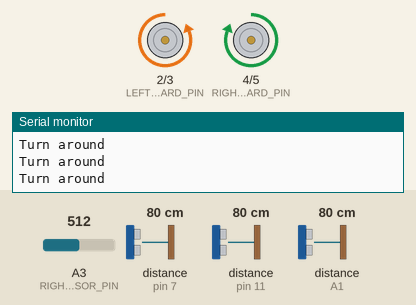
A program run on a simulated Arduino Uno, built with avr-gcc and run on an emulated ATmega328P. Parts: motor-driver pin pairs drawn as motors (green arrow = first pin HIGH = forward, orange = second pin HIGH = backward, longer = more drive), the last lines printed to the serial monitor. Wiring (inferred from the names in the program): 3 × ultrasonic range finder: trigger pin 6, echo pin 7 / trigger pin 10, echo pin 11 / trigger A0, echo A1. Inputs (shaded band) come from the test bench; at power-on: distance to the obstacle (sensors on pin 11, pin 7, A1) 80 cm, A3 (RIGHT_LINE_SENSOR_PIN) = 512. The echo pulse lasts 58.3 µs per cm.

Above: at 3.2 s.
3.3 s: distance to the obstacle (sensor on pin 11) set to 55 cm
6.3 s: distance to the obstacle (sensor on pin 11) set to 46 cm
At 6.9 s:
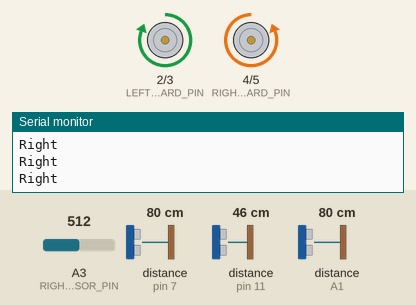
7.8 s: distance to the obstacle (sensor on pin 7) set to 57 cm
9.3 s: distance to the obstacle (sensor on pin 7) set to 47 cm
At 10.5 s:
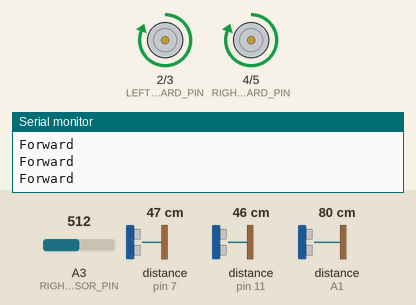
10.8 s: A3 (RIGHT_LINE_SENSOR_PIN) set to 105
12.3 s: A3 (RIGHT_LINE_SENSOR_PIN) set to 91
At 12.8 s:
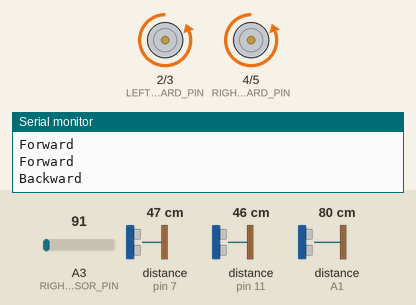
Timing chart, 0 to 14.8 s (numbered marks = the images above; inputs shaded):
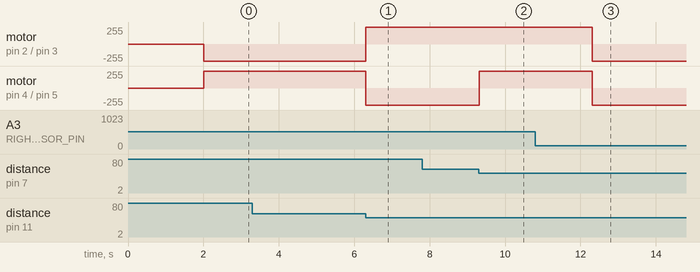

Measured:
- the behaviour switches between 52 and 51 cm on distance to the obstacle (sensor on pin 11) (found by bisection; images 0 and 1)
- the behaviour switches between 52 and 51 cm on distance to the obstacle (sensor on pin 7) (found by bisection; images 1 and 2)
- the behaviour switches between 100 and 99 on A3 (RIGHT_LINE_SENSOR_PIN) (found by bisection; images 2 and 3)
- after the input at 6.3 s, motor on pin 2 (LEFT_MOTOR_FORWARD_PIN) / pin 3 (LEFT_MOTOR_BACKWARD_PIN): backward 255/255 → forward 255/255 at once; motor on pin 4 (RIGHT_MOTOR_FORWARD_PIN) / pin 5 (RIGHT_MOTOR_BACKWARD_PIN): forward 255/255 → backward 255/255 at once
- after the input at 9.3 s, motor on pin 4 (RIGHT_MOTOR_FORWARD_PIN) / pin 5 (RIGHT_MOTOR_BACKWARD_PIN): backward 255/255 → forward 255/255 at once
- after the input at 12.3 s, motor on pin 2 (LEFT_MOTOR_FORWARD_PIN) / pin 3 (LEFT_MOTOR_BACKWARD_PIN), motor on pin 4 (RIGHT_MOTOR_FORWARD_PIN) / pin 5 (RIGHT_MOTOR_BACKWARD_PIN): forward 255/255 → backward 255/255 at once

The program:

main.cpp
```cpp
#include <Arduino.h>


#define LEFT_MOTOR_FORWARD_PIN 2  // Set it HIGH to move forward and LOW to move backward
#define LEFT_MOTOR_BACKWARD_PIN 3 // Set it HIGH to move backward and LOW to move forward
#define RIGHT_MOTOR_FORWARD_PIN 4
#define RIGHT_MOTOR_BACKWARD_PIN 5

// Front Ultrasonic sensors pins
#define LEFT_SR04_TRIG_PIN 6
#define LEFT_SR04_ECHO_PIN 7
#define MID_SR04_TRIG_PIN 8
#define MID_SR04_ECHO_PIN 9
#define RIGHT_SR04_TRIG_PIN 10
#define RIGHT_SR04_ECHO_PIN 11

// Side Ultrasonic sensor pins
#define SIDE_SR04_TRIG_PIN A0
#define SIDE_SR04_ECHO_PIN A1

// Line sensor pins
#define LEFT_LINE_SENSOR_PIN A2
#define RIGHT_LINE_SENSOR_PIN A3

#define BACKWARD_DELAY 500
#define SIDE_ROTATE_DELAY 1000


void setup()
{
  Serial.begin(9600);
  pinMode(LEFT_MOTOR_FORWARD_PIN, OUTPUT);
  pinMode(LEFT_MOTOR_BACKWARD_PIN, OUTPUT);
  pinMode(RIGHT_MOTOR_FORWARD_PIN, OUTPUT);
  pinMode(RIGHT_MOTOR_BACKWARD_PIN, OUTPUT);

  pinMode(LEFT_SR04_TRIG_PIN, OUTPUT);
  pinMode(LEFT_SR04_ECHO_PIN, INPUT);
  pinMode(MID_SR04_TRIG_PIN, OUTPUT);
  pinMode(MID_SR04_ECHO_PIN, INPUT);
  pinMode(RIGHT_SR04_TRIG_PIN, OUTPUT);
  pinMode(RIGHT_SR04_ECHO_PIN, INPUT);
  pinMode(SIDE_SR04_TRIG_PIN, OUTPUT);
  pinMode(SIDE_SR04_ECHO_PIN, INPUT);

  pinMode(LEFT_LINE_SENSOR_PIN, INPUT);
  pinMode(RIGHT_LINE_SENSOR_PIN, INPUT);

  delay(2000);
}

void moveForward()
{
  digitalWrite(LEFT_MOTOR_FORWARD_PIN, HIGH);
  digitalWrite(LEFT_MOTOR_BACKWARD_PIN, LOW);
  digitalWrite(RIGHT_MOTOR_FORWARD_PIN, HIGH);
  digitalWrite(RIGHT_MOTOR_BACKWARD_PIN, LOW);
}

void moveBackward()
{
  digitalWrite(LEFT_MOTOR_FORWARD_PIN, LOW);
  digitalWrite(LEFT_MOTOR_BACKWARD_PIN, HIGH);
  digitalWrite(RIGHT_MOTOR_FORWARD_PIN, LOW);
  digitalWrite(RIGHT_MOTOR_BACKWARD_PIN, HIGH);
}

void turnLeft()
{
  digitalWrite(LEFT_MOTOR_FORWARD_PIN, LOW);
  digitalWrite(LEFT_MOTOR_BACKWARD_PIN, HIGH);
  digitalWrite(RIGHT_MOTOR_FORWARD_PIN, HIGH);
  digitalWrite(RIGHT_MOTOR_BACKWARD_PIN, LOW);
}

void turnRight()
{
  digitalWrite(LEFT_MOTOR_FORWARD_PIN, HIGH);
  digitalWrite(LEFT_MOTOR_BACKWARD_PIN, LOW);
  digitalWrite(RIGHT_MOTOR_FORWARD_PIN, LOW);
  digitalWrite(RIGHT_MOTOR_BACKWARD_PIN, HIGH);
}

void stop()
{
  digitalWrite(LEFT_MOTOR_FORWARD_PIN, LOW);
  digitalWrite(LEFT_MOTOR_BACKWARD_PIN, LOW);
  digitalWrite(RIGHT_MOTOR_FORWARD_PIN, LOW);
  digitalWrite(RIGHT_MOTOR_BACKWARD_PIN, LOW);
}

int getDistance(int trigPin, int echoPin)
{
  // Max distance is 50cm and speed of sound is 340m/s so the time travel twice the distance is 50cm * 2 / 340m/s = 2.94ms = 2940us
  digitalWrite(trigPin, LOW);
  delayMicroseconds(2);
  digitalWrite(trigPin, HIGH);
  delayMicroseconds(10);
  digitalWrite(trigPin, LOW);
  long duration = pulseIn(echoPin, HIGH, 3440);
  int distance = duration * 0.034 / 2;
  return distance;
}

bool opponentDetected(int distance)
{
  if (distance != 0)
  {
    return true;
  }
  return false;
}

bool opponentInFront(bool leftDetected, bool midDetected, bool rightDetected)
{
  if (midDetected)
  {
    return true;
  }
  if (leftDetected && rightDetected)
  {
    return true;
  }
  return false;
}

bool opponentOnLeft(bool leftDetected, bool midDetected, bool rightDetected)
{
  if (leftDetected && !rightDetected)
  {
    return true;
  }
  return false;
}

bool opponentOnRight(bool leftDetected, bool midDetected, bool rightDetected)
{
  if (!leftDetected && rightDetected)
  {
    return true;
  }
  return false;
}

bool lineDetected(int leftPin, int rightPin)
{
  bool leftWhite = false;
  bool rightWhite = analogRead(rightPin) < 100;
  // Serial.print(analogRead(rightPin));
  if (leftWhite || rightWhite)
  {
    return true;
  }
  return false;
}

void findOpponent()
{
  int leftDistance = getDistance(LEFT_SR04_TRIG_PIN, LEFT_SR04_ECHO_PIN);
  int midDistance = 0;
  // int midDistance = getDistance(MID_SR04_TRIG_PIN, MID_SR04_ECHO_PIN);
  int rightDistance = getDistance(RIGHT_SR04_TRIG_PIN, RIGHT_SR04_ECHO_PIN);
  int sideDistance = getDistance(SIDE_SR04_TRIG_PIN, SIDE_SR04_ECHO_PIN);

  bool leftDetected = opponentDetected(leftDistance);
  bool midDetected = opponentDetected(midDistance);
  bool rightDetected = opponentDetected(rightDistance);
  bool sideDetected = opponentDetected(sideDistance);


  if (opponentInFront(leftDetected, midDetected, rightDetected))
  {
    moveForward();
    Serial.println("Forward");
    return;
  }
  if (opponentOnLeft(leftDetected, midDetected, rightDetected))
  {
    turnLeft();
    Serial.println("Left");
    return;
  }
  if (opponentOnRight(leftDetected, midDetected, rightDetected))
  {
    turnRight();
    Serial.println("Right");
    return;
  }
  if (sideDetected)
  {
    turnRight();
    Serial.println("Side");
    delay(SIDE_ROTATE_DELAY);
    return;
  }
  turnLeft();
  Serial.println("Turn around");
}

void loop()
{
  if (lineDetected(LEFT_LINE_SENSOR_PIN, RIGHT_LINE_SENSOR_PIN))
  {
    moveBackward();
    Serial.println("Backward");
    delay(BACKWARD_DELAY);
    return;
  }
  findOpponent();
}
```
